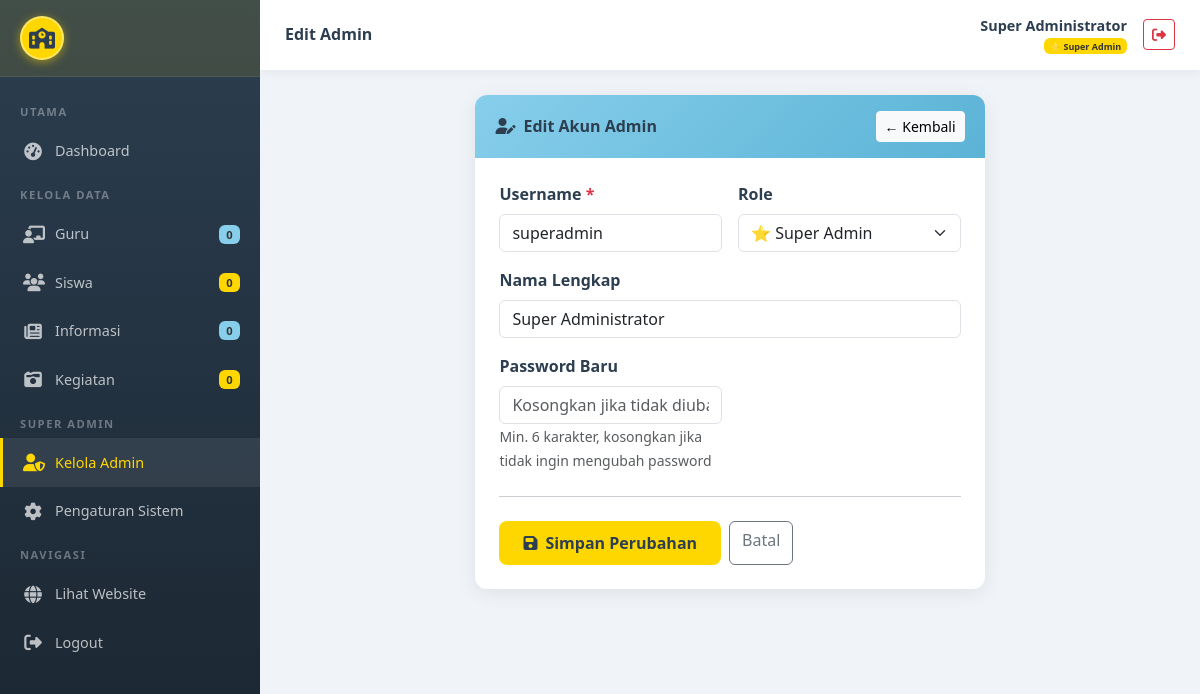
/admin/users/edit.php?id=1 (signed in), run on the app's committed database.
### tables this page shows
CREATE TABLE IF NOT EXISTS users (
    id INT AUTO_INCREMENT PRIMARY KEY,
    username VARCHAR(50) NOT NULL UNIQUE,
    password VARCHAR(255) NOT NULL,
    nama_lengkap VARCHAR(100) NOT NULL,
    role ENUM('admin', 'superadmin') NOT NULL DEFAULT 'admin',
    created_at TIMESTAMP DEFAULT CURRENT_TIMESTAMP,
    updated_at TIMESTAMP DEFAULT CURRENT_TIMESTAMP ON UPDATE CURRENT_TIMESTAMP
);

### admin/users/edit.php (the view, shortened to what this page needs)
<?php
require_once __DIR__ . '/../includes/admin_header.php';
$id = (int)($_GET['id'] ?? 0);
$result = mysqli_query($koneksi, "SELECT * FROM users WHERE id=$id");
$user = mysqli_fetch_assoc($result);
?>
<div class="row justify-content-center">
<div class="col-lg-7">
<div class="card-admin">
    <div class="card-header-admin">
        <h5><i class="fas fa-user-edit me-2"></i>Edit Akun Admin</h5>
        <a href="./" class="btn btn-sm btn-light">← Kembali</a>
    </div>
    <div class="p-4">
        <form method="POST">
            <div class="row g-3">
                <div class="col-md-6">
                    <label class="form-label fw-semibold">Username <span class="text-danger">*</span></label>
                    <input type="text" name="username" class="form-control" value="<?= htmlspecialchars($user['username']) ?>" required>
                </div>
                <div class="col-md-6">
                    <label class="form-label fw-semibold">Role</label>
                    <select name="role" class="form-select">
                        <option value="superadmin" <?= $user['role']==='superadmin'?'selected':'' ?>>⭐ Super Admin</option>
                    </select>
                </div>
                <div class="col-12">
                    <label class="form-label fw-semibold">Nama Lengkap</label>
                    <input type="text" name="nama_lengkap" class="form-control" value="<?= htmlspecialchars($user['nama_lengkap']) ?>">
                </div>
                <div class="col-md-6">
                    <label class="form-label fw-semibold">Password Baru</label>
                    <input type="password" name="password" class="form-control" placeholder="Kosongkan jika tidak diubah">
                    <small class="text-muted">Min. 6 karakter, kosongkan jika tidak ingin mengubah password</small>
                </div>
            </div>
            <hr class="my-4">
            <div class="d-flex gap-2">
                <button type="submit" class="btn-kuning btn"><i class="fas fa-save me-2"></i>Simpan Perubahan</button>
                <a href="./" class="btn btn-outline-secondary">Batal</a>
            </div>
        </form>
    </div>
</div>
</div>
</div>
<?php require_once __DIR__ . '/../includes/admin_footer.php'; ?>

### assets/css/style.css (style rules this page uses)
:root { --kuning: #FFD700; --kuning-dark: #e6c200; --kuning-light: #fff8cc; --biru-muda: #87CEEB; --biru-dark: #5bb3d5; --biru-light: #e8f6fc; --putih: #FFFFFF; --abu: #f8f9fa; --teks-gelap: #2c3e50; --teks-abu: #6c757d; --shadow: 0 4px 20px rgba(0,0,0,0.08); --shadow-hover: 0 8px 30px rgba(0,0,0,0.15); --radius: 12px; --radius-sm: 8px; --transition: all 0.3s ease; }
* { box-sizing: border-box; }
body { font-family: 'Segoe UI', Tahoma, Geneva, Verdana, sans-serif; color: var(--teks-gelap); background: var(--putih); }
a { text-decoration: none; transition: var(--transition); }
.btn-kuning { background: var(--kuning); color: var(--teks-gelap); border: none; font-weight: 600; padding: 10px 24px; border-radius: var(--radius-sm); transition: var(--transition); }
.card-admin { background: var(--putih); border-radius: var(--radius); box-shadow: var(--shadow); overflow: hidden; }
.card-admin .card-header-admin { background: linear-gradient(135deg, var(--biru-muda), var(--biru-dark)); padding: 16px 20px; display: flex; align-items: center; justify-content: space-between; }
.card-admin .card-header-admin h5 { color: var(--teks-gelap); font-weight: 700; margin: 0; font-size: 1rem; }

### data on the page
users: username "superadmin", role "⭐ Super Admin", nama_lengkap "Super Administrator"

### other printed values
$total_guru "0"
$total_siswa "0"
$total_info "0"
$total_kegiatan "0"
$judul_halaman "Edit Admin"
$_SESSION['nama_lengkap'] "Super Administrator"
